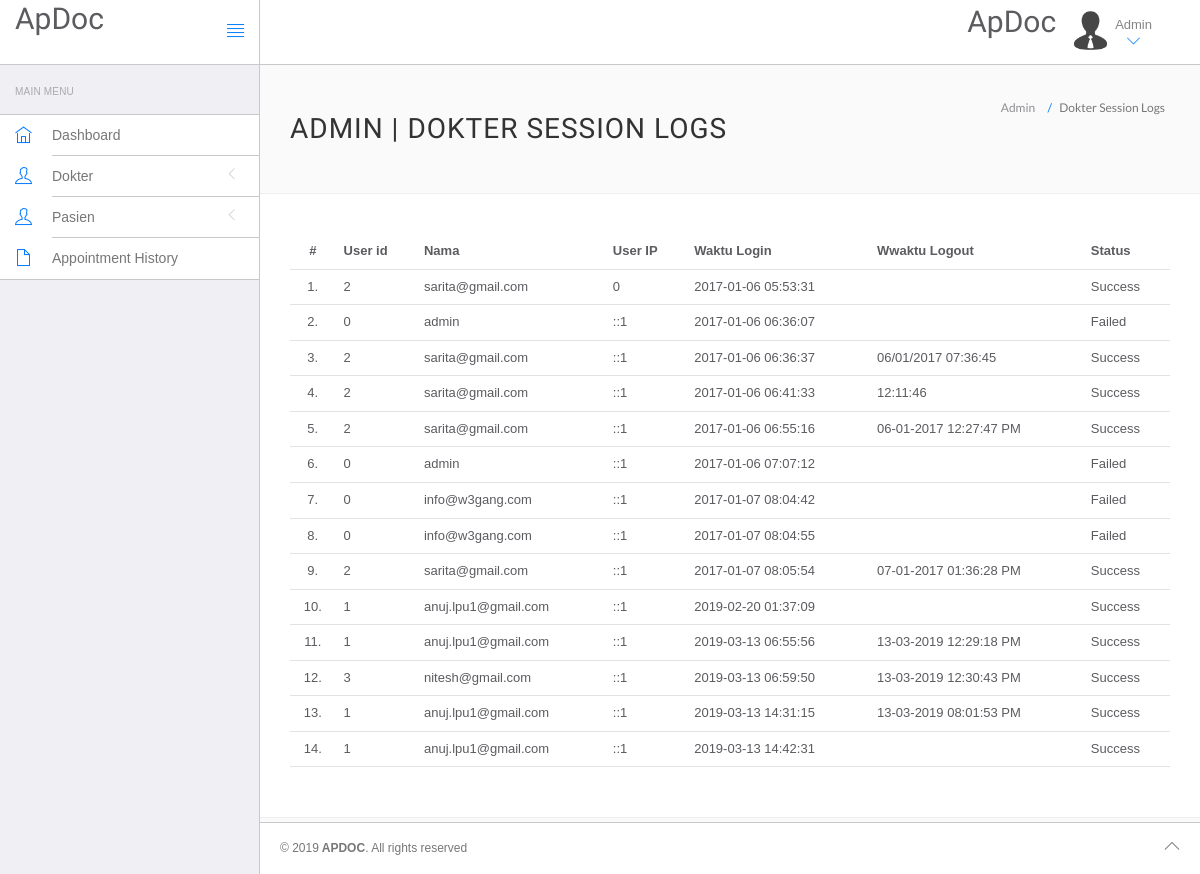
Page /apdoc/hms/admin/doctor-logs.php (signed in) on the earlier database version.
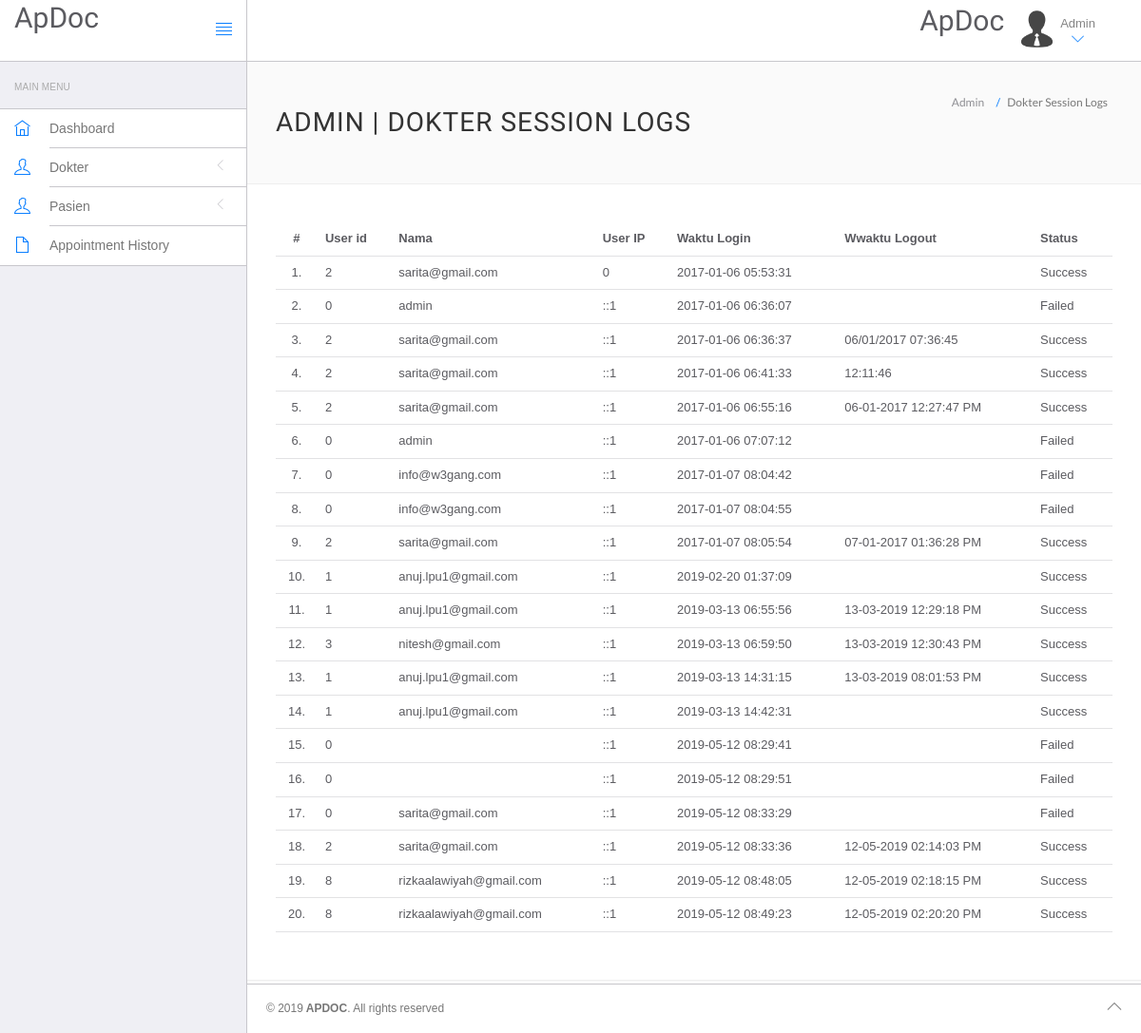
Same page on the later database version.
### tables this page shows
CREATE TABLE `doctorslog` (
  `id` int(11) NOT NULL,
  `uid` int(11) NOT NULL,
  `username` varchar(255) NOT NULL,
  `userip` binary(16) NOT NULL,
  `loginTime` timestamp NOT NULL DEFAULT CURRENT_TIMESTAMP,
  `logout` varchar(255) NOT NULL,
  `status` int(11) NOT NULL
);

### apdoc/hms/admin/doctor-logs.php (the view, shortened to what this page needs)
<?php
include('include/config.php');
?>
<!DOCTYPE html>
<html lang="en">
	<head>
		<link rel="stylesheet" href="vendor/bootstrap/css/bootstrap.min.css">
		<link rel="stylesheet" href="vendor/fontawesome/css/font-awesome.min.css">
		<link rel="stylesheet" href="vendor/themify-icons/themify-icons.min.css">
		<link href="vendor/animate.css/animate.min.css" rel="stylesheet" media="screen">
		<link href="vendor/perfect-scrollbar/perfect-scrollbar.min.css" rel="stylesheet" media="screen">
		<link href="vendor/switchery/switchery.min.css" rel="stylesheet" media="screen">
		<link href="vendor/bootstrap-touchspin/jquery.bootstrap-touchspin.min.css" rel="stylesheet" media="screen">
		<link href="vendor/select2/select2.min.css" rel="stylesheet" media="screen">
		<link href="vendor/bootstrap-datepicker/bootstrap-datepicker3.standalone.min.css" rel="stylesheet" media="screen">
		<link href="vendor/bootstrap-timepicker/bootstrap-timepicker.min.css" rel="stylesheet" media="screen">
		<link rel="stylesheet" href="assets/css/styles.css">
		<link rel="stylesheet" href="assets/css/plugins.css">
		<link rel="stylesheet" href="assets/css/themes/theme-1.css" id="skin_color" />
	</head>
	<body>
		<div id="app">
<?php include('include/sidebar.php');?>
			<div class="app-content">
					<?php include('include/header.php');?>
				<div class="main-content" >
					<div class="wrap-content container" id="container">
						<section id="page-title">
							<div class="row">
								<div class="col-sm-8">
									<h1 class="mainTitle">Admin  | Dokter Session Logs</h1>
																	</div>
								<ol class="breadcrumb">
									<li>
										<span>Admin </span>
									</li>
									<li class="active">
										<span>Dokter Session Logs</span>
									</li>
								</ol>
							</div>
						</section>
						<div class="container-fluid container-fullw bg-white">
									<div class="row">
								<div class="col-md-12">
									<table class="table table-hover" id="sample-table-1">
										<thead>
											<tr>
												<th class="center">#</th>
												<th class="hidden-xs">User id</th>
												<th>Nama</th>
												<th>User IP</th>
												<th>Waktu Login </th>
												<th>Wwaktu Logout </th>
												<th> Status </th>
											</tr>
										</thead>
										<tbody>
<?php
$sql=mysqli_query($con,"select * from doctorslog ");
$cnt=1;
while($row=mysqli_fetch_array($sql))
{
?>
											<tr>
												<td class="center"><?php echo $cnt;?>.</td>
												<td class="hidden-xs"><?php echo $row['uid'];?></td>
												<td class="hidden-xs"><?php echo $row['username'];?></td>
												<td><?php echo $row['userip'];?></td>
												<td><?php echo $row['loginTime'];?></td>
												<td><?php echo $row['logout'];?>
												</td>
												<td>
<?php if($row['status']==1)
{
	echo "Success";
}
else
{
	echo "Failed";
}?>
</td>
											</tr>
											<?php
$cnt=$cnt+1;
											 }?>
										</tbody>
									</table>
								</div>
							</div>
								</div>
					</div>
				</div>
			</div>
	<?php include('include/footer.php');?>
		</div>
	</body>
</html>

### apdoc/hms/admin/include/sidebar.php (shortened to what this page needs)
<div class="sidebar app-aside" id="sidebar">
				<div class="sidebar-container perfect-scrollbar">
<nav>
						<div class="navbar-title">
							<span>Main Menu</span>
						</div>
						<ul class="main-navigation-menu">
							<li>
								<a href="dashboard.php">
									<div class="item-content">
										<div class="item-media">
											<i class="ti-home"></i>
										</div>
										<div class="item-inner">
											<span class="title"> Dashboard </span>
										</div>
									</div>
								</a>
							</li>
							<li>
								<a href="javascript:void(0)">
									<div class="item-content">
										<div class="item-media">
											<i class="ti-user"></i>
										</div>
										<div class="item-inner">
											<span class="title"> Dokter </span><i class="icon-arrow"></i>
										</div>
									</div>
								</a>
								</li>
				<li>
								<a href="javascript:void(0)">
									<div class="item-content">
										<div class="item-media">
											<i class="ti-user"></i>
										</div>
										<div class="item-inner">
											<span class="title"> Pasien </span><i class="icon-arrow"></i>
										</div>
									</div>
								</a>
								</li>
<li>
								<a href="appointment-history.php">
									<div class="item-content">
										<div class="item-media">
											<i class="ti-file"></i>
										</div>
										<div class="item-inner">
											<span class="title"> Appointment History </span>
										</div>
									</div>
								</a>
							</li>
						</ul>
					</nav>
					</div>
			</div>

### apdoc/hms/admin/include/header.php (shortened to what this page needs)
<header class="navbar navbar-default navbar-static-top">
					<div class="navbar-header">
						<a class="navbar-brand" href="#">
							<h2 style="padding-top:2% ">ApDoc</h2>
						</a>
						<a href="#" class="sidebar-toggler pull-right visible-md visible-lg" data-toggle-class="app-sidebar-closed" data-toggle-target="#app">
							<i class="ti-align-justify"></i>
						</a>
					</div>
					<div class="navbar-collapse collapse">
						<ul class="nav navbar-right">
								<li  style="padding-top:2% ">
								<h2>ApDoc</h2>
							</li>
							<li class="dropdown current-user">
								<a href class="dropdown-toggle" data-toggle="dropdown">
									<img src="assets/images/avatar-1.jpg" alt="Peter"> <span class="username">
			Admin
									<i class="ti-angle-down"></i></i></span>
								</a>
							</li>
						</ul>
					</div>
				</header>

### apdoc/hms/admin/include/footer.php
<footer>
				<div class="footer-inner">
					<div class="pull-left">
						&copy; <span class="current-year"></span><span class="text-bold text-uppercase"> ApDoc</span>. <span>All rights reserved</span>
					</div>
					<div class="pull-right">
						<span class="go-top"><i class="ti-angle-up"></i></span>
					</div>
				</div>
			</footer>

### apdoc/hms/admin/assets/css/plugins.css (style rules this page uses)
.perfect-scrollbar { overflow-y: hidden !important; }

### apdoc/hms/admin/assets/css/themes/theme-1.css (style rules this page uses)
body { background: #FAFAFA; }
header .navbar-header { background: #ffffff !important; border-right-color: #c8c7cc !important; border-bottom-color: #c8c7cc !important; }
header .navbar-header .sidebar-toggler, header .navbar-header .sidebar-mobile-toggler { color: #007aff !important; }
header .navbar-header .navbar-brand { color: #777 !important; }
header .navbar-collapse { background: #ffffff !important; border-bottom-color: #c8c7cc !important; box-shadow: none !important; }
header .navbar-collapse .navbar-right > li > a { color: #777; }
header .navbar-collapse .navbar-right > li > a i { color: #007aff !important; }
#sidebar { background: #EFEFF4 !important; }
#sidebar:before { border-right-width: "1px" !important; border-right-style: solid; border-right-color: #c8c7cc !important; }
#sidebar nav { border-right-width: "1px" !important; border-right-style: solid; border-right-color: #c8c7cc !important; }
#sidebar nav .navbar-title { color: #aaaaaa; }
#sidebar nav > ul { background: #ffffff !important; border-bottom-color: #c8c7cc !important; border-top-color: #c8c7cc !important; }
#sidebar nav > ul > li > a .item-media > i { color: #007aff !important; }
#sidebar nav > ul > li > a .item-inner { color: #777 !important; border-bottom-color: #c8c7cc; }
#app > footer { background: #ffffff !important; border-top-color: #c8c7cc !important; color: #777; }

Differences in the rows shown:
added doctorslog: uid "0", userip "::1", loginTime "2019-05-12 08:29:41", status "Failed"
added doctorslog: uid "0", userip "::1", loginTime "2019-05-12 08:29:51", status "Failed"
added doctorslog: uid "0", username "sarita@gmail.com", userip "::1", loginTime "2019-05-12 08:33:29", status "Failed"
added doctorslog: uid "2", username "sarita@gmail.com", userip "::1", loginTime "2019-05-12 08:33:36", logout "12-05-2019 02:14:03 PM", status "Success"
added doctorslog: uid "8", username "rizkaalawiyah@gmail.com", userip "::1", loginTime "2019-05-12 08:48:05", logout "12-05-2019 02:18:15 PM", status "Success"
added doctorslog: uid "8", username "rizkaalawiyah@gmail.com", userip "::1", loginTime "2019-05-12 08:49:23", logout "12-05-2019 02:20:20 PM", status "Success"
